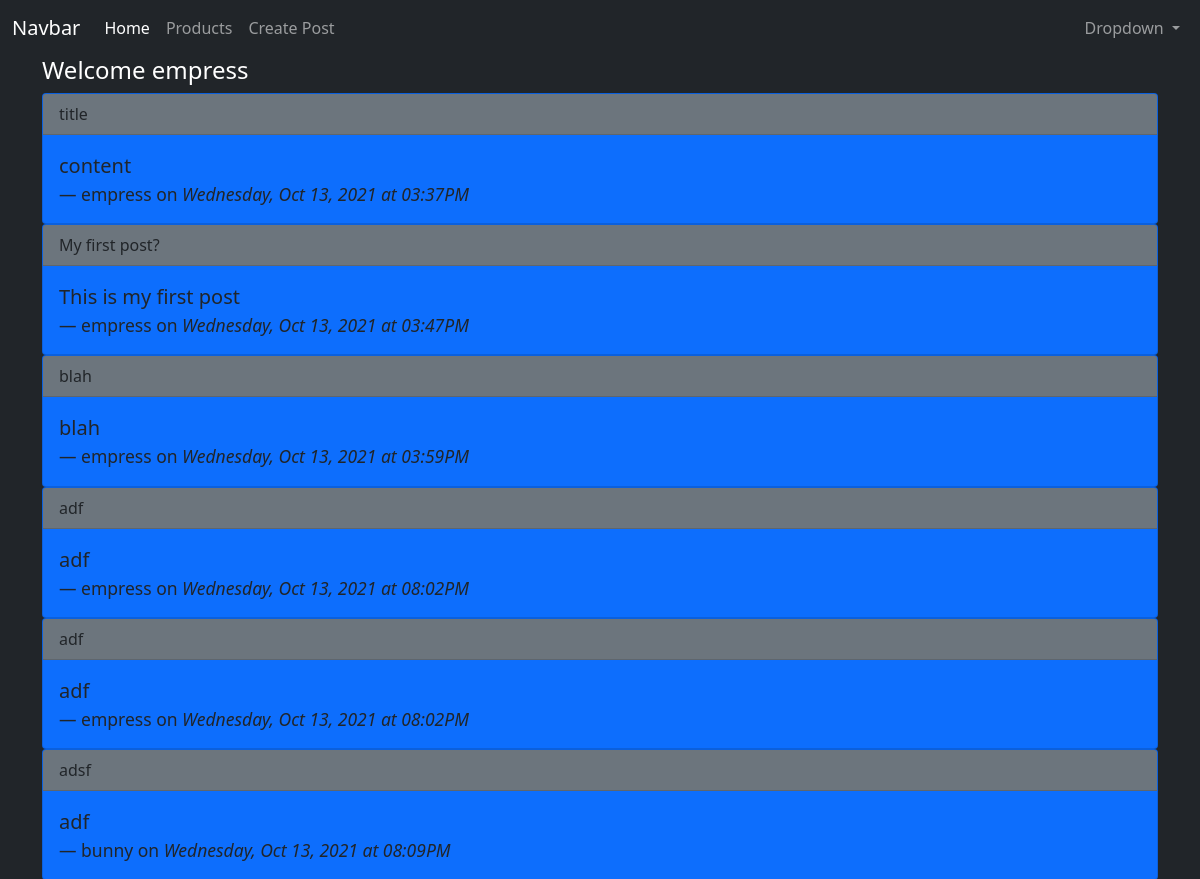
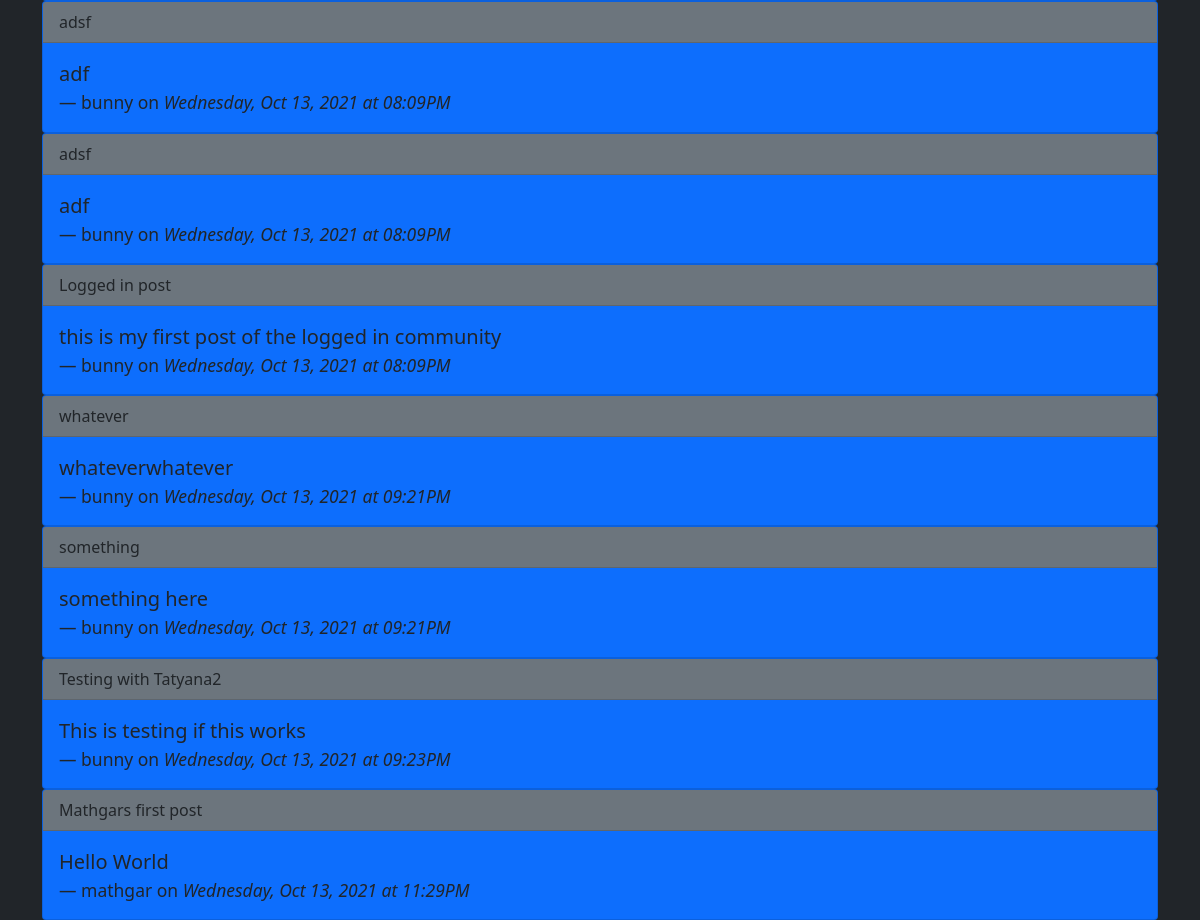
Screenshot of / (signed in) with the database file from the repository (2 pictures, top to bottom).
### app/models.py (models this page shows, shortened)
class User(db.Model, UserMixin):
  id = db.Column(db.Integer, primary_key=True)
  username = db.Column(db.String(150), nullable=False, unique=True)
  email = db.Column(db.String(150), nullable=False, unique=True)
  password = db.Column(db.String(256), nullable=False)
  posts = db.relationship('Post', backref='author', lazy=True)

class Post(db.Model):
  id = db.Column(db.Integer, primary_key=True)
  title = db.Column(db.String(200))
  content = db.Column(db.String(300))
  date_created = db.Column(db.DateTime, nullable=False, default=datetime.utcnow)
  user_id = db.Column(db.Integer, db.ForeignKey('user.id'), nullable=False)

### app/routes.py (the view)
@app.route('/')
def index():
  title = 'Coding Temple Flask'
  posts = Post.query.all()
  return render_template('index.html', title=title, posts=posts)

### app/models.py (called while the page is built)
@login_manager.user_loader
def load_user(user_id):
  return User.query.get(user_id)

### app/templates/index.html
{% extends 'base.html' %}
{% block content %}
{% if current_user.is_authenticated %}
<h4>Welcome {{ current_user.username }} </h4>
{% else %}
<h4>Welcome, please register using the link ad the top if you would like to created your own posts</h4>
{% endif %}
{% for p in posts %}
  <div class="card bg-primary text-dark">
    <div class="card-header bg-secondary">
     {{ p.title }}
    </div>
    <div class="card-body ">
      <blockquote class="blockquote mb-0">
        <p>{{ p.content }}</p>
        <footer class="blockquote-footer text-dark">{{ p.author.username }} on <cite title="Source Title">
          {{ p.date_created.strftime('%A, %b %d, %Y at %I:%M%p') }}
      </cite></footer>
  </blockquote>
  </div>
</div>
{% endfor %}
{% endblock content %}

### rows the page displays
User: username "empress"
Post: title "title", content "content", author.username "empress", date_created "Wednesday, Oct 13, 2021 at 03:37PM"
Post: title "My first post?", content "This is my first post", author.username "empress", date_created "Wednesday, Oct 13, 2021 at 03:47PM"
Post: title "blah", content "blah", author.username "empress", date_created "Wednesday, Oct 13, 2021 at 03:59PM"
Post: title "adf", content "adf", author.username "empress", date_created "Wednesday, Oct 13, 2021 at 08:02PM"
Post: title "adf", content "adf", author.username "empress", date_created "Wednesday, Oct 13, 2021 at 08:02PM"
Post: title "adsf", content "adf", author.username "bunny", date_created "Wednesday, Oct 13, 2021 at 08:09PM"
Post: title "adsf", content "adf", author.username "bunny", date_created "Wednesday, Oct 13, 2021 at 08:09PM"
Post: title "adsf", content "adf", author.username "bunny", date_created "Wednesday, Oct 13, 2021 at 08:09PM"
Post: title "Logged in post", content "this is my first post of the logged in community", author.username "bunny", date_created "Wednesday, Oct 13, 2021 at 08:09PM"
Post: title "whatever", content "whateverwhatever", author.username "bunny", date_created "Wednesday, Oct 13, 2021 at 09:21PM"
Post: title "something", content "something here", author.username "bunny", date_created "Wednesday, Oct 13, 2021 at 09:21PM"
Post: title "Testing with Tatyana2", content "This is testing if this works", author.username "bunny", date_created "Wednesday, Oct 13, 2021 at 09:23PM"
Post: title "Mathgars first post", content "Hello World", author.username "mathgar", date_created "Wednesday, Oct 13, 2021 at 11:29PM"
